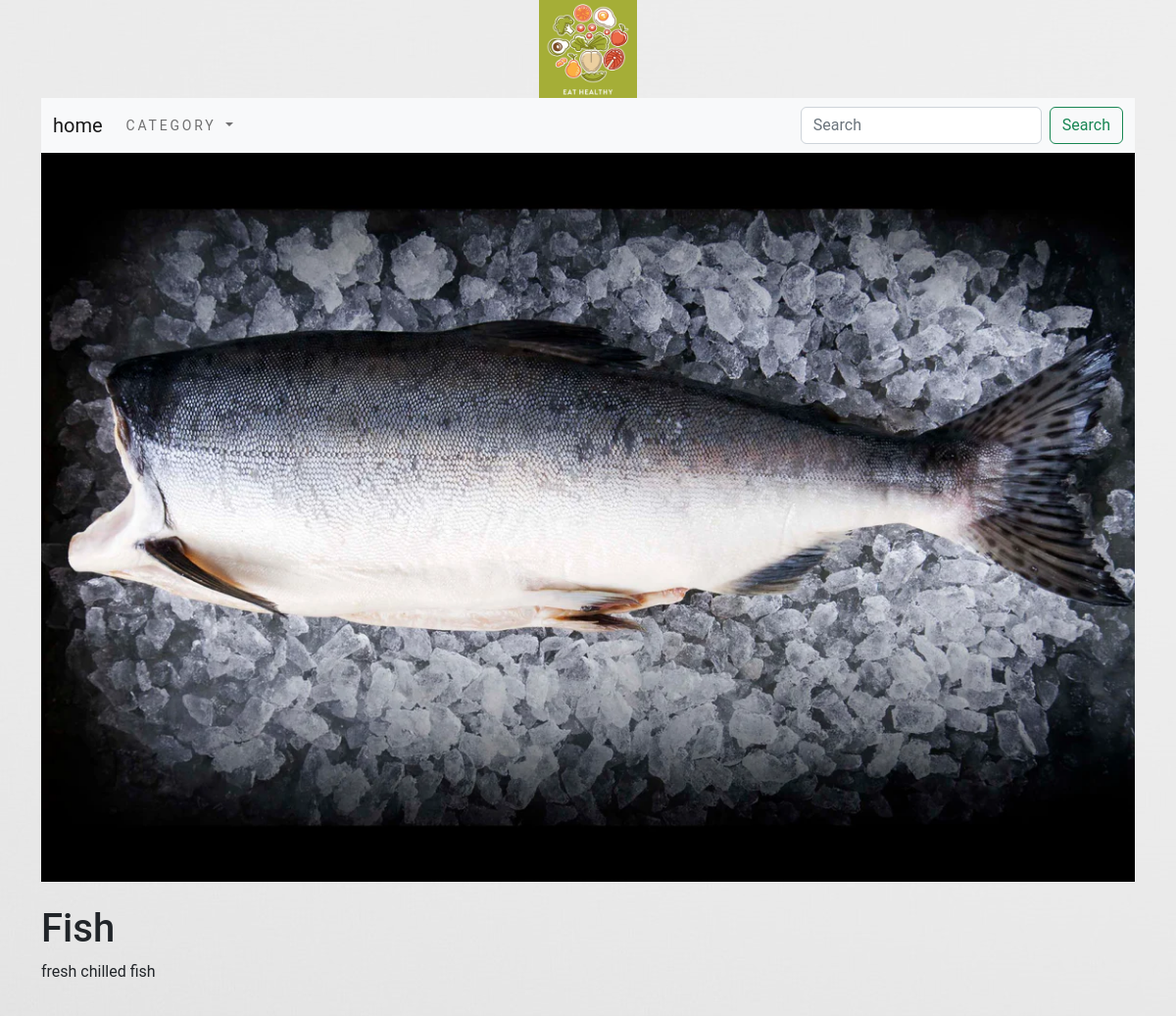
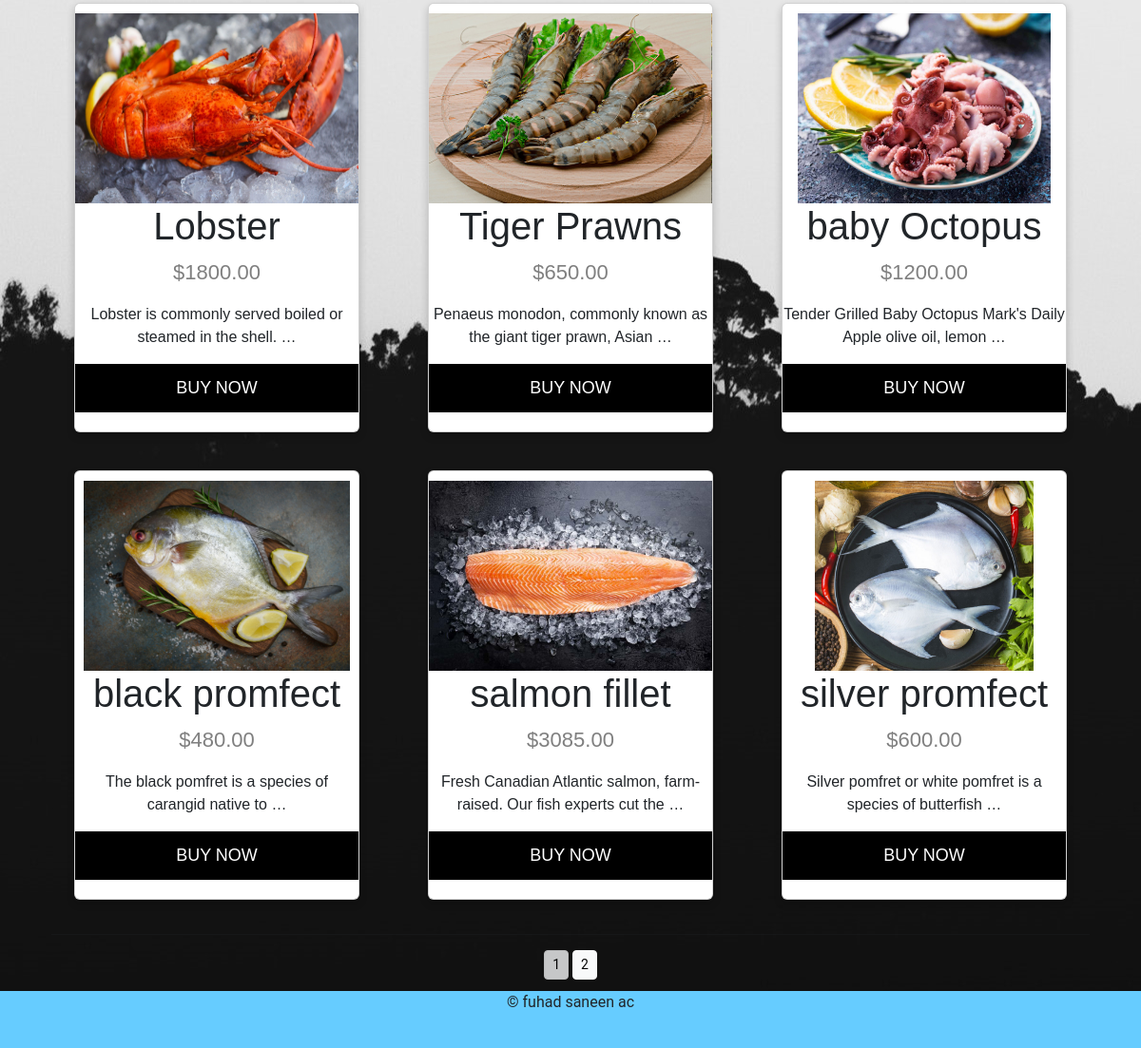
/shop/fish/, run on the app's committed database (2 pictures, top to bottom).
### shop/models.py (models this page shows, shortened)
class Category(models.Model):
    name=models.CharField(max_length=250,unique=True)
    slug=models.SlugField(max_length=250,unique=True)
    desc=models.CharField(max_length=2500,blank=True)
    img=models.ImageField(upload_to='category',blank=True)
    class Meta:
        ordering=('name',)
        verbose_name='category'
        verbose_name_plural='categories'
    def get_url(self):
        return reverse('shop:product_by_category',args=[self.slug])

class Product(models.Model):
    name=models.CharField(max_length=250,unique=True)
    slug=models.SlugField(max_length=250,unique=True)
    desc=models.CharField(max_length=2500,blank=True)
    price=models.DecimalField(max_digits=10,decimal_places=2)
    category=models.ForeignKey(Category,on_delete=models.CASCADE)
    img=models.ImageField(upload_to='product',blank=True)
    stock=models.IntegerField()
    available=models.BooleanField(default=True)
    created=models.DateTimeField(auto_now_add=True)
    update=models.DateTimeField(auto_now=True)
    class Meta:
        ordering=('name',)
        verbose_name='product'
        verbose_name_plural='products'
    def get_url(self):
        return reverse('shop:proDetails',args=[self.category.slug,self.slug])

### shop/views.py (the view)
# urls.py: path('',views.allprodcat,name='allprodcat'),
def allprodcat(request,c_slug=None):
    c_page=None
    products_list=None
    if c_slug!=None:
        c_page=get_object_or_404(Category,slug=c_slug)
        products_list= Product.objects.all().filter(category=c_page,available=True)
    else:
        products_list=Product.objects.all().filter(available=True)
    paginator=Paginator(products_list,6)
    try:
        page=int(request.GET.get('page','1'))
    except:
        page=1
    try:
        products=paginator.page(page)
    except (EmptyPage,InvalidPage):
        products=paginator.page(paginator.num_pages)
    return render(request,'category.html',{'category':c_page,'products':products})

### cart/context_processors.py (called while the page is built)
def counter(request):
    item_count=0
    if 'admin' in request.path:
        return  {}
    else:
        try:
            cart=Cart.objects.filter(cart_id=_cart_id(request))
            car_items=CartItem.objects.all().filter(cart=cart[:1])
            for cart_item in car_items:
                item_count += cart_item.quantity
        except Cart.DoesNotExist:
            item_count=0
    return dict(item_count=item_count)

### cart/views.py (called while the page is built)
def _cart_id(request):
    cart=request.session.session_key
    if not cart:
        cart=request.session.create()
    return cart

### shop/context_processors.py (called while the page is built)
def menu_links(request):
    links=Category.objects.all()
    return dict(links=links)

### templates/category.html (shortened to what this page needs)
{% extends 'base.html' %}
{% load static %}
{% block content %}
<div>
    {% if category %}
    <img src="{{category.img.url}}" width="100%" alt="{{category.name}}">
</div>
<br>
<div>
<h1>{{category.name}}</h1>
<p>{{category.desc}}</p>
</div>
{% endif %}
<div class="container text-center">
  <div class="row row-cols-3">
        {% for products in products.object_list %}
        <div CLASS="span" >
            <div class="card" >
                <div class="center">
              <img src="{{products.img.url}}" alt="{{products.name}}" height="200px" width="100%"  align="middle">
                </div>
              <h1>{{products.name}}</h1>
              <p class="price">${{products.price}}</p>
              <p>{{ products.desc|truncatewords:10}}</p>
              <a href="{{products.get_url}}"><button>BUY NOW</button></a>
            </div>
        </div>
        {% endfor %}
    </div>
    <div class="mx-auto">
        {% if products.paginator.num_pages > 1 %}
        <hr>
        <div class="text-center">
            {% for pg in products.paginator.page_range %}
            <a href="?page={{pg}}" class="btn btn-light btn-sm {% if products.number == pg %} active {% endif %}">{{pg}}</a>
            {% endfor %}
            <br>
            <br>
            <br>
        </div>
        {% endif %}
    </div>
 </div>
{% endblock %}

### static/css/custom.css (style rules this page uses)
.span { padding-top: 20px; padding-bottom: 20px; }
.center { display: block; margin-left: auto; margin-right: auto; }
.card { box-shadow: 0 4px 8px 0 rgba(0, 0, 0, 0.2); max-width: 300px; margin: auto; text-align: center; font-family: arial; padding-top: 10px; padding-bottom: 20px; }
.price { color: grey; font-size: 22px; }
.card button { border: none; outline: 0; padding: 12px; color: white; background-color: #000; text-align: center; cursor: pointer; width: 100%; font-size: 18px; }
html, body { height: 100%; width: 100%; margin: 0; font-family: 'Roboto', sans-serif; }

### data on the page
Category: img (picture), name "Fish", desc "fresh chilled fish"
Product: img (picture), name "Lobster", price "1800.00", desc "Lobster is commonly served boiled or steamed in the shell. …"
Product: img (picture), name "Tiger Prawns", price "650.00", desc "Penaeus monodon, commonly known as the giant tiger prawn, Asian …"
Product: img (picture), name "baby Octopus", price "1200.00", desc "Tender Grilled Baby Octopus Mark's Daily Apple olive oil, lemon …"
Product: img (picture), name "black promfect", price "480.00", desc "The black pomfret is a species of carangid native to …"
Product: img (picture), name "salmon fillet", price "3085.00", desc "Fresh Canadian Atlantic salmon, farm-raised. Our fish experts cut the …"
Product: img (picture), name "silver promfect", price "600.00", desc "Silver pomfret or white pomfret is a species of butterfish …"

### other printed values
{{ pg }} "1" "2"
